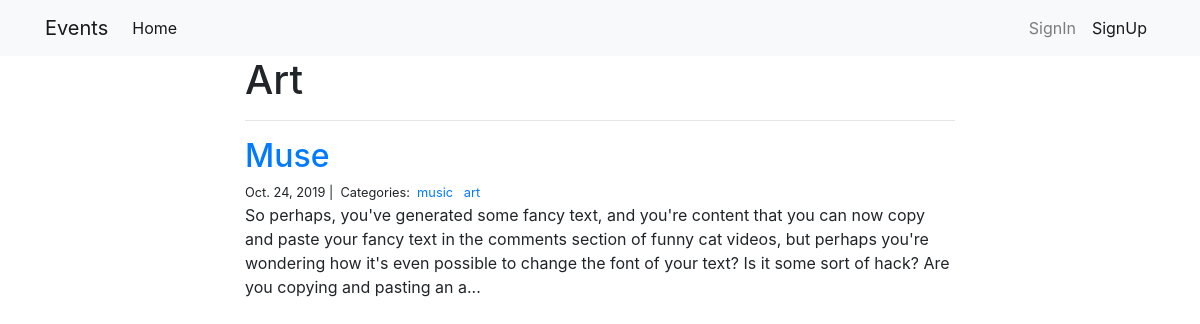
The page /art/ on the database its author committed.
### blog/models.py (models this page shows, shortened)
class Category(models.Model):
    id = models.AutoField(primary_key=True)
    name = models.CharField(max_length=20)

class Post(models.Model):
    title = models.CharField(max_length=255)
    body = models.TextField()
    img = models.ImageField(upload_to=get_image_path, blank=True, null=True)
    created_on = models.DateTimeField(auto_now_add=True)
    last_modified = models.DateTimeField(auto_now=True)
    categories = models.ManyToManyField('Category', related_name='posts')

### blog/views.py (the view)
# urls.py: path("<category>/", views.blog_category, name='blog_category'),
def blog_category(request, category):
    posts = Post.objects.filter(
        categories__name__contains=category
    ).order_by('-created_on')
    context = {
        'category': category,
        'posts': posts
    }
    return render(request, 'blog_category.html', context)

### blog/templates/blog_category.html
{% extends "base.html" %}
{% block page_content %}
<div class="col-md-8 offset-md-2">
    <h1>{{ category | title }}</h1>
    <hr>
    {% for post in posts %}
        <h2><a href="{% url 'blog_detail' post.pk %}">{{ post.title }}</a></h2>
        <small>
            {{ post.created_on.date }} |&nbsp;
            Categories:&nbsp;
            {% for category in post.categories.all %}
                <a href="{% url 'blog_category' category.name %}">
                    {{ category.name }}
                </a>&nbsp;
            {% endfor %}
        </small>
        <p>{{ post.body | slice:":300" }}...</p>
    {% endfor %}
</div>
{% endblock %}

### rows shown on the page
Category: name "Art", name "art"
Post: title "Muse", created_on "Oct. 24, 2019", body "So perhaps, you've generated some fancy text, and you're content that you can now copy and paste your fancy text in the comments section of funny cat videos, but perhaps you're wondering how it's even possible to change the font of your text? Is it some sort of hack? Are you copying and pasting an a"
Category: name "music"
